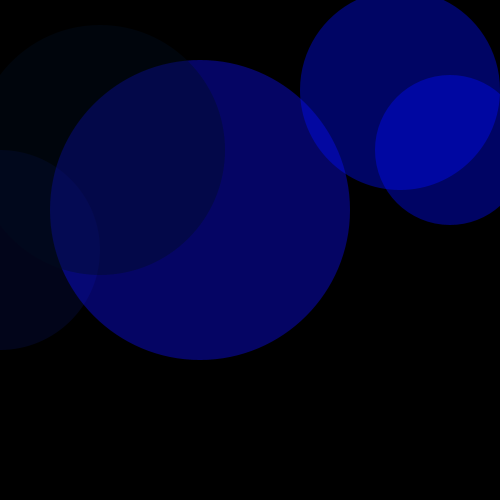
Frame 1 (no input)
Frame 60 (the mouse pressed at the canvas centre just before this capture): identical to frame 1, image omitted
Frame 120 (the mouse held since frame 60 and released just before this capture): identical to frame 1, image omitted

The Processing sketch that drew this single still picture (run headless with seeded random() and noise(); from frame 60 on, the mouse is pressed at the canvas centre):

// Processing sketch: processing_31548
// ── processing_31548.pde


void setup(){
  
  background(0);
  size(500,500);

smooth();

  noStroke();
  fill(5,12,67,100);
  ellipse(0,250,200,200);
   fill(13,14,255,100);
   ellipse(200,210,300,300);
    fill(0,9,255,100);
    ellipse(450,150,150,150);
     fill(0,13,255,100);
     ellipse(400,90,200,200);
      fill(0,13,31,100);
      ellipse(100,150,250,250);
}


void draw(){
  
  
  
}
